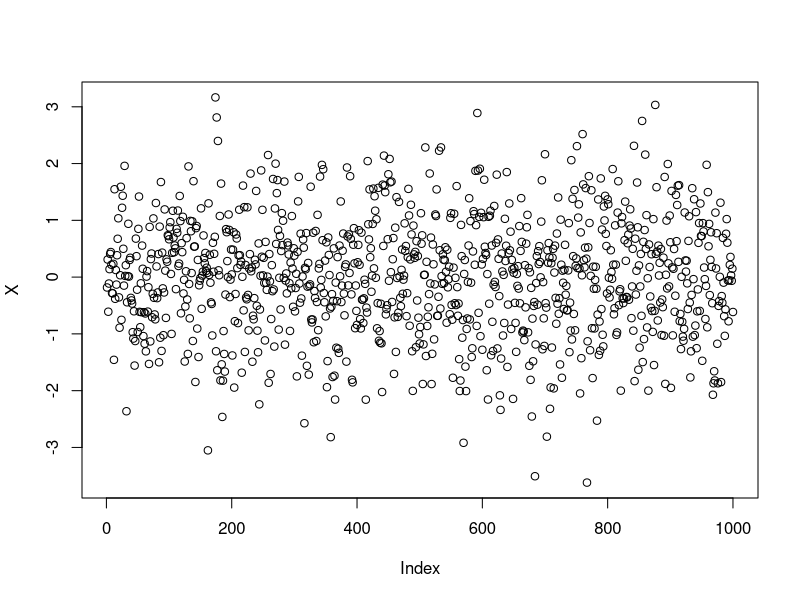
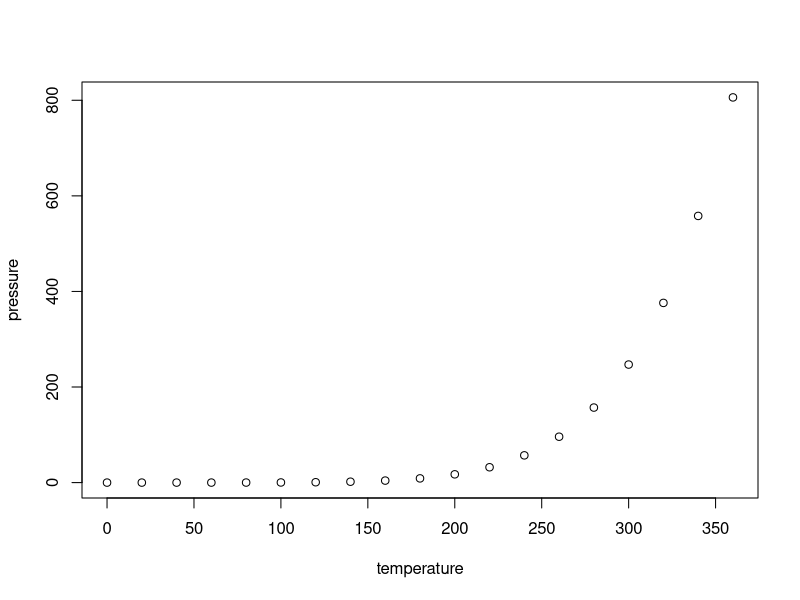

Write the R code that produced these figures, in order.
## ---- chunk 1
knitr::opts_chunk$set(echo = TRUE)
## ---- chunk 2
summary(cars)
## ---- chunk 3
n = 1000
X = rnorm(n)
head(X)
mean(X)
var(X)
median(X)
mean(X^4)

plot(X)

## ---- chunk 4
plot(pressure)
